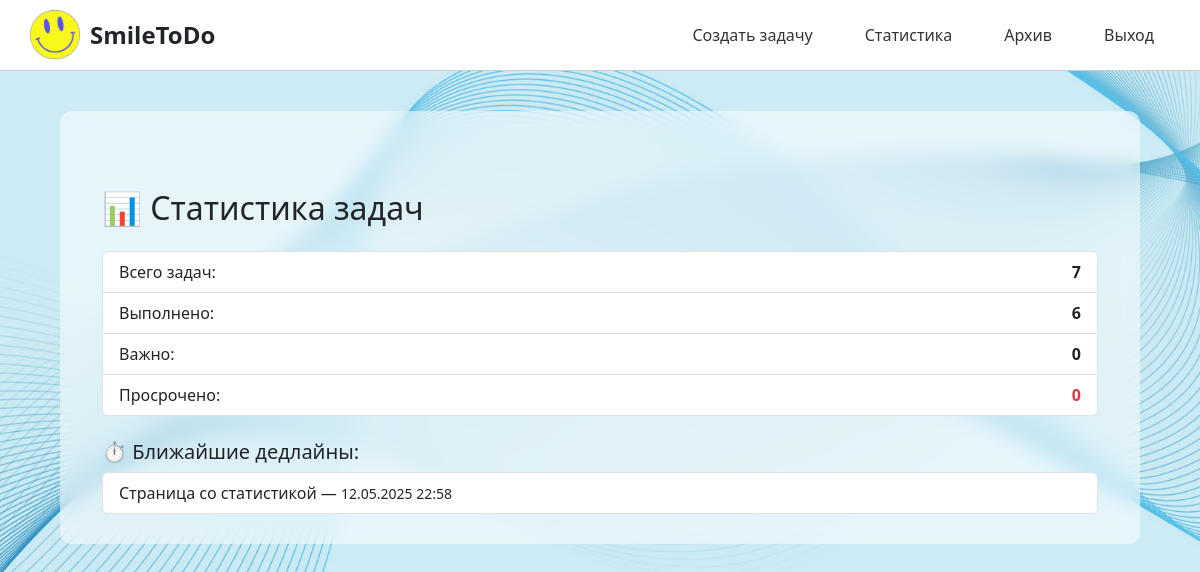
Before: /stats/ (signed in) with the older database file.
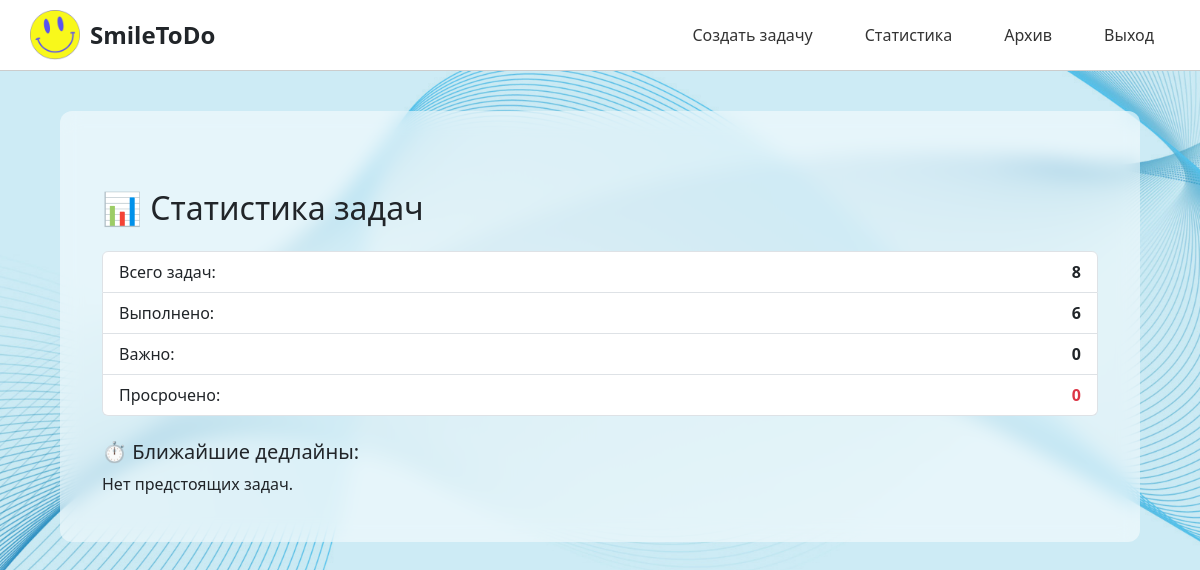
After: the same page with the newer database file.
### todoapp/models.py (models this page shows, shortened)
class Task(models.Model):
    user = models.ForeignKey(User, on_delete=models.CASCADE, related_name="tasks")
    title = models.CharField(max_length=255)
    description = models.TextField(blank=True)
    completed = models.BooleanField(default=False)
    image = models.ImageField(upload_to='task_images/', blank=True, null=True)
    deadline = models.DateTimeField(blank=True, null=True)
    important = models.BooleanField(default=False)
    is_archived = models.BooleanField(default=False)
    created_at = models.DateTimeField(auto_now_add=True)
    updated_at = models.DateTimeField(auto_now=True)
    shared_with = models.ManyToManyField(User, related_name='shared_tasks', blank=True)

### todoapp/views.py (the view)
# urls.py: path('stats/', views.task_stats, name='task_stats'),
@login_required
def task_stats(request):
    user = request.user
    tasks = Task.objects.filter(user=user, is_archived=False)
    total = tasks.count()
    completed = tasks.filter(completed=True).count()
    important = tasks.filter(important=True).count()
    overdue = tasks.filter(deadline__lt=timezone.now(), completed=False).count()
    upcoming = tasks.filter(deadline__gte=timezone.now(), completed=False).order_by('deadline')[:5]
    context = {
        'total': total,
        'completed': completed,
        'important': important,
        'overdue': overdue,
        'upcoming': upcoming,
    }
    return render(request, 'todoapp/task_stats.html', context)

### templates/todoapp/task_stats.html
{% extends 'todoapp/base.html' %}
{% block content %}
<div class="container mt-5">
    <h2 class="mb-4">📊 Статистика задач</h2>
    <ul class="list-group mb-4">
        <li class="list-group-item d-flex justify-content-between">
            <span>Всего задач:</span>
            <strong>{{ total }}</strong>
        </li>
        <li class="list-group-item d-flex justify-content-between">
            <span>Выполнено:</span>
            <strong>{{ completed }}</strong>
        </li>
        <li class="list-group-item d-flex justify-content-between">
            <span>Важно:</span>
            <strong>{{ important }}</strong>
        </li>
        <li class="list-group-item d-flex justify-content-between">
            <span>Просрочено:</span>
            <strong class="text-danger">{{ overdue }}</strong>
        </li>
    </ul>
    <h5>⏱ Ближайшие дедлайны:</h5>
    {% if upcoming %}
        <ul class="list-group">
            {% for task in upcoming %}
                <li class="list-group-item">
                    {{ task.title }} — <small>{{ task.deadline|date:"d.m.Y H:i" }}</small>
                </li>
            {% endfor %}
        </ul>
    {% else %}
        <p>Нет предстоящих задач.</p>
    {% endif %}
</div>
{% endblock %}

Changed rows visible on the page:
no longer on this page (row edited): Task: title "Страница со статистикой", deadline "12.05.2025 22:58"
Other visible differences:
{{ total }}: "7" → "8"
text now shown: "Нет предстоящих задач."
